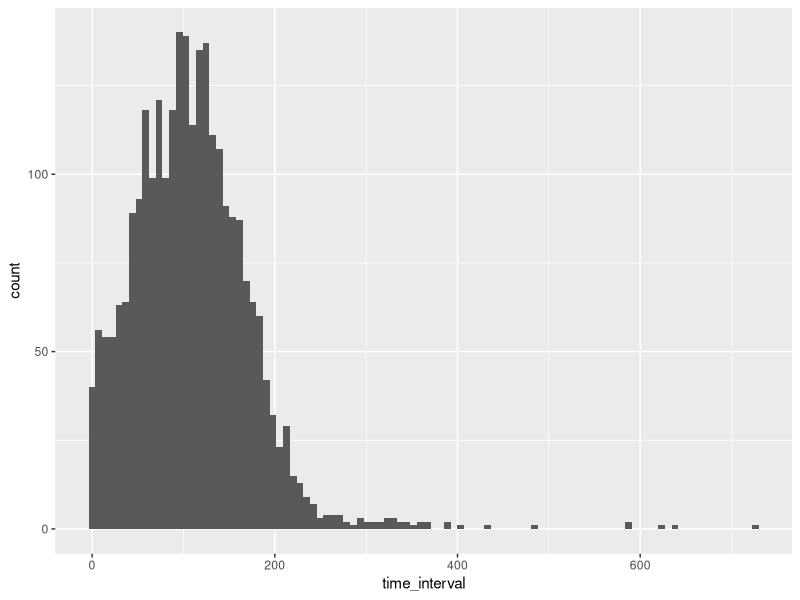
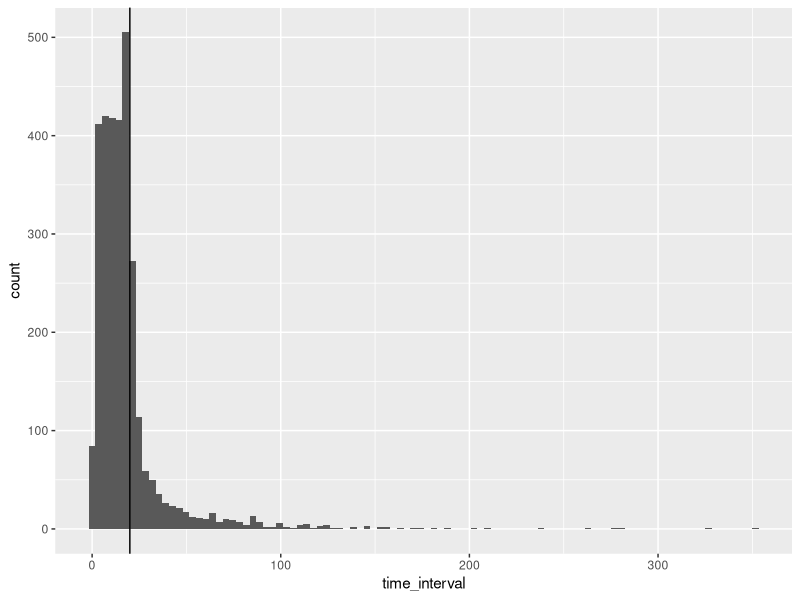
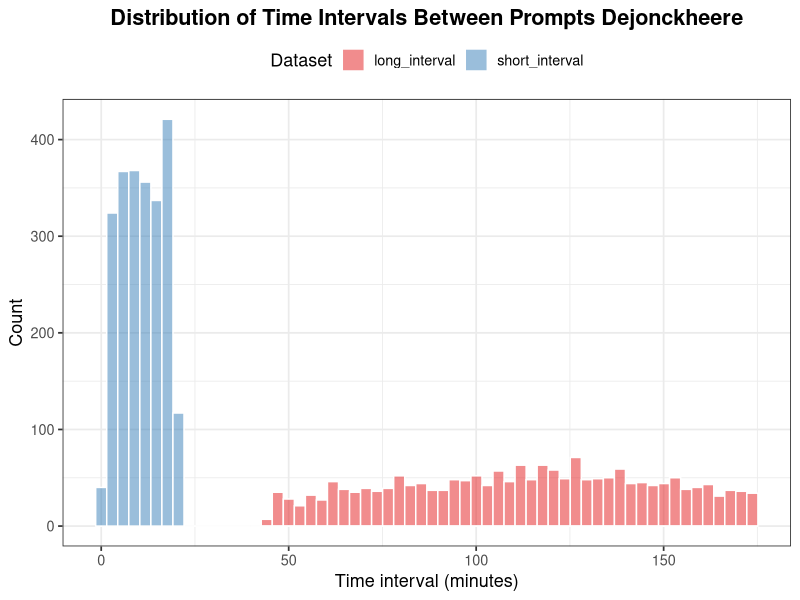
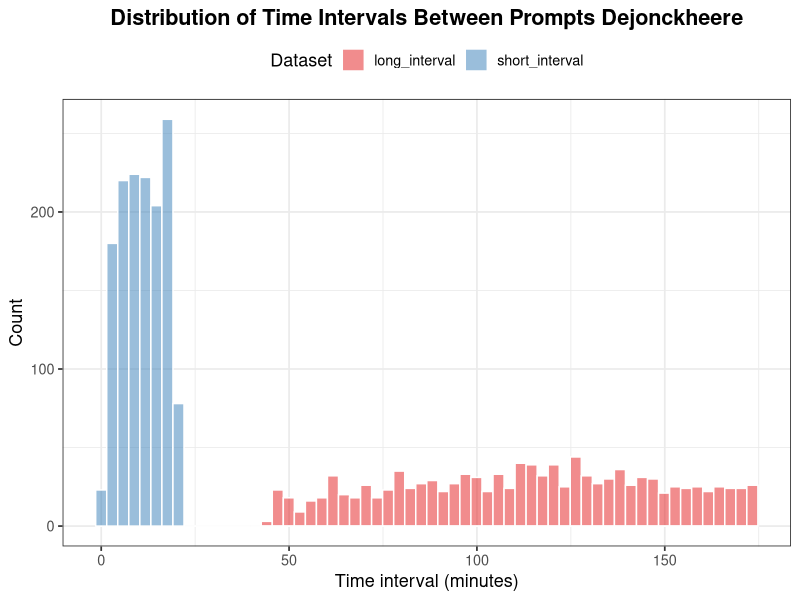

The R script that drew these images, in order: (Note: this script raises an error after producing the figures.)
################################################################################
# EGON -- LEONIE
################################################################################
library(tidyverse)
library(dplyr)

setwd(dirname(rstudioapi::getActiveDocumentContext()$path))

# Read in the dataset
data <- data.table::fread(
    file.path("data", "DEJONCKHEERE.csv"),
    data.table = FALSE
)

# Filter only ESM data, i.e. drop data from the informed consent and debriefing
data <- data %>%
    filter(
        !(questionListName %in%
            c("IC and Baseline Questionnaire (Birte)", "Debriefing"))
    )

# Select only the columns that we are interested in
data <- data %>%
    # dplyr::select(
    #     connectionId,
    #     scheduledBeepId,
    #     questionListName, # Questionnaire and condition
    #     timeStampStart,
    #     timeStampStop,
    #     ontspannen_sliderNegPos:angstig_sliderNegPos
    #) %>%
    dplyr::rename(
        id = connectionId,
        condition = questionListName,
        scheduledBeep = scheduledBeepId,
        time_start = timeStampStart,
        time_stop = timeStampStop,
        relaxed = ontspannen_sliderNegPos,
        frustrated = gefrustreerd_sliderNegPos,
        sad = droevig_sliderNegPos,
        at_ease = rustig_sliderNegPos,
        stressed = gestresseerd_sliderNegPos,
        enthusiastic = enthousiast_sliderNegPos,
        bored = verveeld_sliderNegPos,
        somber = neerslachtig_sliderNegPos,
        happy = blij_sliderNegPos,
        elated = opgewekt_sliderNegPos,
        content = tevreden_sliderNegPos,
        anxious = angstig_sliderNegPos
    )

# M-path questionnaire names need to be changed (followup in m-path means that withinin that questionnaire there is a follow up item;
# this means that in this questionnaire there is an item indicating that the "mood" questionnaire needs to be triggered the next time)
# so Mood is actually the follow up
data <- data %>%
    mutate(
        condition = case_match(
            condition,
            "Mood_followup" ~ "mood",
            "Mood" ~ "followup",
            .default = condition
        )
    )

data %>%
    group_by(id, condition) %>%
    summarise(beeps = n())

# Sort the data: Problem that msised beeps dont ahve a timestamp sent and timestamp start is of course empty. So time_start does not allow us to sort the missed beeps into the right order, they are actually useless.
# The missed beeps will just be at bottom of each persons data

data <- data %>%
    arrange(id)

# Data from m-Path is already in the time zone of the participant, Europe/Brussels.
# Thus, these timestamps are _not_ UNIX timestamps (as they are in UTC), but rather the number of
# seconds since 1970-01-01 compared to the participant's local time zone. Converting them leaves
# them in UTC, which is not that problematic unless you combine it with other data.
# Transform timestamp to POSIXct

data <- data %>%
    group_by(id) %>%
    mutate(
        time_start = as_datetime(time_start),
        time_stop = as_datetime(time_stop),
        .after = "condition"
    ) %>%
    arrange(id, time_start) %>%
    mutate(across(time_start:time_stop, \(x) {
        force_tz(x, tzone = "Europe/Brussels")
    }))


# Retain only time columns and columns with no missing or empty ("") values
# Note: We need to put `!is.POSIXt(x)` in the `where()` clause, as POSIXt cannot be compared against
# string literals.
data <- data %>%
    dplyr::select(
        id:time_stop,
        where(\(x) !is.POSIXt(x) && any(!is.na(x)) && any(x != ""))
    ) %>%
    select(-timeStampSent)

# Create the date, and the total beep duration.
data <- data %>%
    group_by(id) %>%
    mutate(
        date = as_date(time_start),
        onbeep.mins = time_length(time_stop - time_start, "mins"),
        .after = "id"
    )

# Add `day.no` to represent the current day in their study for each `id`
data <- data %>%
    filter(!is.na(date)) %>% # filter is NA
    group_by(id) %>%
    nest() %>%
    mutate(data = map(data, ~ group_by(., date))) %>%
    mutate(data = map(data, ~ mutate(., day.no = cur_group_id()))) %>%
    unnest(data) %>%
    ungroup() %>%
    relocate(day.no, .after = date)

# Add the beep number (per day)
data <- data %>%
    group_by(id, day.no) %>%
    mutate(beep.no = seq.int(1, n(), 1)) %>%
    arrange(id, time_start) %>%
    relocate(beep.no, .after = day.no)

# Whether the beep was missed entirely
data <- data %>%
    mutate(missed = is.na(time_start))

# ---- Inspect study duration ----
# Note: some participants have 8-9 days despite planned 7, reason unknown
freqtable = data %>%
    group_by(id) %>%
    summarise(
        total_beeps = n(),
        days = max(day.no)
    )

table(freqtable$days)


# Compute time intervals per person per beep.
data <- data %>%
    group_by(id, day.no) %>%
    mutate(
        time_interval = time_length(time_stop - lag(time_stop), "mins"),
        .after = time_stop
    )

data %>%
    filter(condition == "mood") %>%
    ggplot2::ggplot(aes(x = time_interval)) +
    ggplot2::geom_histogram(bins = 100)

data %>%
    filter(condition == "followup") %>%
    ggplot2::ggplot(aes(x = time_interval)) +
    ggplot2::geom_histogram(bins = 100) +
    ggplot2::geom_vline(xintercept = 20)

data %>%
    group_by(condition) %>%
    summarise(
        mean_interval = mean(time_interval, na.rm = TRUE),
        median_interval = median(time_interval, na.rm = TRUE),
        sd_interval = sd(time_interval, na.rm = TRUE)
    )

# =============================================================================
# INSERT NA BREAKS
# NA rows are inserted to prevent lag time from being computed across invalid
# gaps. When lag() hits an NA row it returns NA for the next row, breaking
# the pair.
# 
# Goes through all rows and inserts an NA row when the time gap between two consecutive beeps is either less than 1 minute (too fast, probably a duplicate) or more than 20 minutes
# (too long, the pair is too far apart to be meaningful). The NA row acts as a break — it prevents a lag time from being computed across that gap later.
# =============================================================================

add_nas <- function(
    dat,
    id,
    min_diff,
    max_diff,
    time_units = "mins",
    time_var,
    alter_time_var = NULL
) {
    # 1) Standardize names once
    names(dat)[names(dat) == id] <- "id"
    names(dat)[names(dat) == time_var] <- "time"
    if (!is.null(alter_time_var)) {
        names(dat)[names(dat) == alter_time_var] <- "alter_time"
        dat$time <- if_else(is.na(dat$time), dat$alter_time, dat$time)
    }

    # 2) Compute deltas and flags
    dat <- dat %>%
        arrange(id, time) %>%
        group_by(id) %>%
        mutate(
            row_id = row_number(),
            time_lag = lag(time),
            delta = as.numeric(difftime(time, time_lag, units = time_units)),
            new_row_needed = !is.na(delta) &
                (delta < min_diff | delta > max_diff)
        ) %>%
        ungroup()

    # 3) Make all NA rows at once (keep id; blank everything else)
    na_rows <- dat %>%
        filter(new_row_needed) %>%
        mutate(.insert_order = 0) %>% # NA goes before original
        mutate(across(-c(id, row_id, .insert_order), ~NA))

    # 4) Originals with order tag
    originals <- dat %>%
        mutate(.insert_order = 1)

    # 5) Bind and order so NA is before flagged original
    out <- bind_rows(originals, na_rows) %>%
        arrange(id, row_id, .insert_order) %>%
        select(-.insert_order)

    out
}




# =============================================================================
# This handles a specific cross-condition problem that `add_nas` couldn't catch because `add_nas` is blind to what *type* of beep came before. The scenario it catches is:
# a mood quesitonnaire being too close to a followup and being counted as followup condition.
# Function checks: was the previous non-NA row a "followup", and were they less than 20 minutes apart / this is what the precious add_na function would be missing as we defined the interval 1-20
# =============================================================================

insert_na_for_mood <- function(df, min_minutes = 20) {
    result_df <- df

    # Find all mood rows that violate timing
    for (i in nrow(result_df):2) {
        # Start from bottom, go backwards

        curr_row <- result_df[i, ]

        # Skip if current row is NA
        if (is.na(curr_row$condition)) {
            next
        }

        # Skip if current is not "mood"
        if (curr_row$condition != "mood") {
            next
        }

        # Find previous non-NA row
        prev_idx <- NA
        for (j in (i - 1):1) {
            if (!is.na(result_df$condition[j])) {
                prev_idx <- j
                break
            }
        }

        # Skip if no previous row found
        if (is.na(prev_idx)) {
            next
        }

        prev_row <- result_df[prev_idx, ]

        # Check if previous was "followup"
        if (prev_row$condition != "followup") {
            next
        }

        # Check if time difference < 45 minutes
        minutes_diff <- as.numeric(
            difftime(curr_row$time, prev_row$time, units = "mins")
        )

        if (minutes_diff >= min_minutes) {
            next
        }

        # Create NA row
        na_row <- result_df[i, ]
        na_row[1, ] <- NA
        na_row$id <- result_df$id[i]
        na_row$time_lag <- prev_row$time

        # Insert before current row
        result_df <- bind_rows(
            result_df[1:(i - 1), ],
            na_row,
            result_df[i:nrow(result_df), ]
        )
    }

    # Recalculate row_id
    result_df <- result_df %>%
        mutate(row_id = row_number())

    return(result_df)
}

# ---- Build dataset_followups ----
# ---- dataset_followups: all beeps, short-interval breaks ----
dataset_followups = add_nas(
    dat = data,
    id = "id",
    min_diff = 1,
    max_diff = 20,
    time_units = "mins",
    time_var = "time_stop"
)

dataset_followups = insert_na_for_mood(
    dataset_followups,
    min_minutes = 20
)

dataset_followups <- dataset_followups %>%
    rename(time_stop = time, time_interval_original = time_interval) %>%
    group_by(id) %>%
    mutate(
        time_interval = as.numeric(difftime(time_stop, lag(time_stop), units = "mins")),
        n_valid_pairs = sum(!is.na(time_interval)), .after = time_interval_original
    ) %>%
    ungroup() %>%
    select(-row_id, -label_jhxa_followUp)



# ---- Build dataset_beeps ----
# ---- dataset_beeps: mood only, long-interval breaks ----

dataset_beeps <- add_nas(
    dat        = data %>% filter(condition == "mood"),
    id         = "id",
    min_diff   = 45,
    max_diff   = 175,
    time_units = "mins",
    time_var   = "time_stop"
)

dataset_beeps <- dataset_beeps %>%
    rename(time_stop = time, time_interval_original = time_interval) %>%
    group_by(id) %>%
    mutate(
        time_interval = as.numeric(difftime(time_stop, lag(time_stop), units = "mins")),
        n_valid_pairs = sum(!is.na(time_interval)), .after = time_interval_original
    ) %>%
    ungroup() %>%
    select(-row_id, -label_jhxa_followUp)

# =============================================================================
# COMBINE, SUMMARISE, FILTER
# =============================================================================
data_combined <- bind_rows(
    dataset_beeps     %>% mutate(dataset = "long_interval"),
    dataset_followups %>% mutate(dataset = "short_interval")
)

# ---- Summary statistics and plots ----
# ---- Plot before filtering ----
p <- data_combined %>%
    filter(!is.na(time_interval)) %>%
  ggplot(aes(x = time_interval, fill = dataset)) +
  geom_histogram(
    position = "identity",
    alpha    = 0.5,
    bins     = 60,
    color    = "white"
  ) +
  scale_fill_brewer(palette = "Set1") +
  labs(
    title = "Distribution of Time Intervals Between Prompts Dejonckheere",
    x     = "Time interval (minutes)",
    y     = "Count",
    fill  = "Dataset"
  ) +
  theme_bw(base_size = 13) +
  theme(
    plot.title    = element_text(face = "bold", hjust = 0.5),
    legend.position = "top"
  )

ggsave(
  filename   = file.path("figures", "time_intervals_combined.png"),
  create.dir = TRUE,
  plot       = p,
  width      = 12,
  height     = 6,
  dpi        = 300
)

# ---- Summary statistics before filtering ----
summary_intervals <- data_combined %>%
    summarise(
        min_interval  = min(time_interval,  na.rm = TRUE),
        mean_interval = mean(time_interval, na.rm = TRUE),
        sd_interval   = sd(time_interval,   na.rm = TRUE),
        max_interval  = max(time_interval,  na.rm = TRUE),
        .by = c(dataset)
    )

summary_pairs <- data_combined %>%
    select(id, dataset, n_valid_pairs) %>%
    distinct() %>%
    summarise(
        min_pairs  = min(n_valid_pairs),
        mean_pairs = mean(n_valid_pairs),
        sd_pairs   = sd(n_valid_pairs),
        max_pairs  = max(n_valid_pairs),
        .by = c(dataset)
    )

n_participants <- data_combined %>%
    summarise(
        n_participants = n_distinct(id),
        .by = c(dataset)
    )

print(summary_intervals)
print(summary_pairs)
print(n_participants)

# ---- Filter: keep only participants with >= 20 valid pairs in every condition ----
# remove people with less than 20 pairs in either condition

data_combined_valid = data_combined %>%
    group_by(id) %>%
    filter(all(n_valid_pairs >= 20)) %>%
    ungroup()

# Summary statistics
summary_intervals_valid <- data_combined_valid %>%
    summarise(
        min_interval  = min(time_interval,  na.rm = TRUE),
        mean_interval = mean(time_interval, na.rm = TRUE),
        sd_interval   = sd(time_interval,   na.rm = TRUE),
        max_interval  = max(time_interval,  na.rm = TRUE),
        .by = c(dataset)
    )

summary_pairs_valid <- data_combined_valid %>%
    select(id, dataset, n_valid_pairs) %>%
    distinct() %>%
    summarise(
        min_pairs  = min(n_valid_pairs),
        mean_pairs = mean(n_valid_pairs),
        sd_pairs   = sd(n_valid_pairs),
        max_pairs  = max(n_valid_pairs),
        .by = c(dataset)
    )

n_participants_valid <- data_combined_valid %>%
    summarise(
        n_participants = n_distinct(id),
        .by = c(dataset)
    )

print(summary_intervals_valid)
print(summary_pairs_valid)
print(n_participants_valid)

p <- data_combined_valid %>%
    filter(!is.na(time_interval)) %>%
  ggplot(aes(x = time_interval, fill = dataset)) +
  geom_histogram(
    position = "identity",
    alpha    = 0.5,
    bins     = 60,
    color    = "white"
  ) +
  scale_fill_brewer(palette = "Set1") +
  labs(
    title = "Distribution of Time Intervals Between Prompts Dejonckheere",
    x     = "Time interval (minutes)",
    y     = "Count",
    fill  = "Dataset"
  ) +
  theme_bw(base_size = 13) +
  theme(
    plot.title    = element_text(face = "bold", hjust = 0.5),
    legend.position = "top"
  )

ggsave(
  filename   = file.path("figures", "time_intervals_valid participants.png"),
  create.dir = TRUE,
  plot       = p,
  width      = 12,
  height     = 6,
  dpi        = 300
)


# =============================================================================
# SAVE
# =============================================================================

dataset_dejonckheere_short_interval = 
    data_combined_valid %>%
    filter(dataset == "short_interval") %>%
    select(id:beep.no, condition:anxious, new_row_needed, delta, dataset)


write.csv(
    dataset_dejonckheere_short_interval,
    file = file.path("data_processed", "dataset_dejonckheere_short_interval.txt"),
    row.names = FALSE
)

dataset_dejonckheere_long_interval = 
    data_combined_valid %>%
    filter(dataset == "long_interval")%>%
    select(id:beep.no, condition:anxious, new_row_needed, delta, dataset)


write.csv(
    dataset_dejonckheere_long_interval,
    file = file.path("data_processed", "dataset_dejonckheere_long_interval.txt"),
    row.names = FALSE
)
